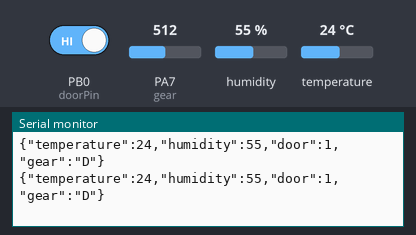
Simulated run of this sketch. Board: STM32 Blue Pill. Parts: the last lines printed to the serial monitor. Inputs (shaded band) come from the test bench; at power-on: humidity 55 %, PB0 (doorPin) HIGH, temperature 24 °C, PA7 (gear) = 512.

Above: at 1.2 s.
1.3 s: humidity set to 22 %
At 2.28 s:
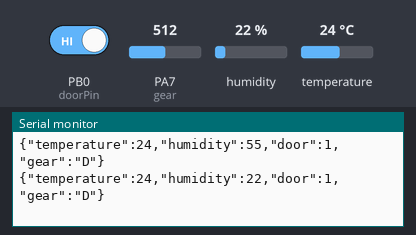
2.8 s: PB0 (doorPin) driven LOW
At 3.04 s:
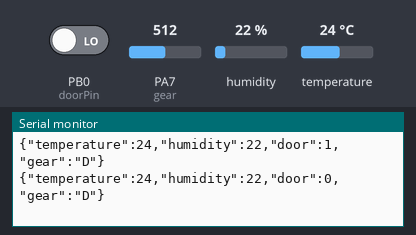
4.3 s: temperature set to 12 °C
At 4.41 s:
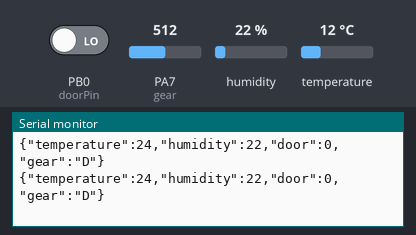
5.8 s: PB0 (doorPin) driven HIGH
At 6.38 s:
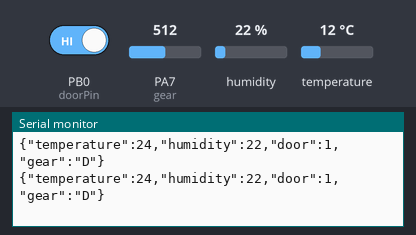
7.3 s: humidity set to 40 %
At 7.45 s:
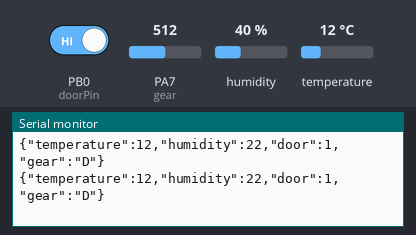
Timing chart, 0 to 9.8 s (numbered marks = the images above; inputs shaded):
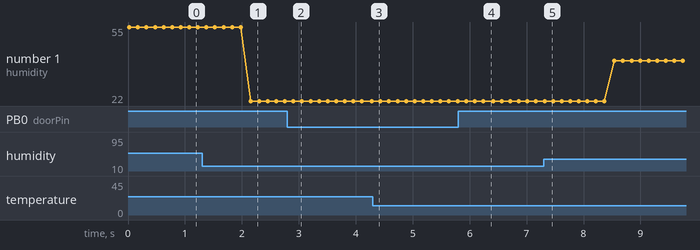

Measured:
- after the input at 1.3 s, the serial monitor: prints a new line after 0.85 s (image 1)
- after the input at 2.8 s, the serial monitor: prints a new line after 0.11 s (image 2)
- after the input at 5.8 s, the serial monitor: prints a new line after 0.14 s (image 4)
- plotted number 1: 55 → 22 after the input at 1.3 s, 22 → 40 after the input at 7.3 s

The sketch:

icar_json.ino
```cpp
#include "DHT.h"
#include <ArduinoJson.h>

#define DHTPIN PA6
#define doorPin PB0
#define gear PA7
#define LedP PA6
#define LedR PA5
#define LedN PA4
#define LedD PA3


#define DHTTYPE DHT11   // DHT 11
String gearSelected = "P";
DHT dht(DHTPIN, DHTTYPE);

void setup() {
  Serial.begin(9600);
  pinMode(gear, INPUT);
  pinMode(doorPin, INPUT_PULLUP);
  dht.begin();
}

void loop() {
  int d = digitalRead(doorPin);
  int h = dht.readHumidity();
  int t = dht.readTemperature();

  // Create a JSON object
  StaticJsonDocument<200> doc;

  // Check if any reads failed and exit early (to try again).
  if (isnan(h) || isnan(t)) {
    doc["temperature"] = String("--");
    doc["humidity"] = "N/A";
    doc["door"] = 1;
  } else {
    doc["temperature"] = t;
    doc["humidity"] = h;
    doc["door"] = d;
  }

  // Determine gear
  int gearValue = analogRead(gear);
  if (gearValue > 50 && gearValue < 800) {
    gearSelected = "D";
  } else if (gearValue > 2000 && gearValue < 2070){
    gearSelected = "N";
  } else if (gearValue > 2700 && gearValue < 2960) {
    gearSelected = "R";
  } else if (gearValue > 3075 && gearValue < 4000) {
    gearSelected = "P";
  }
//  Serial.println(gearSelected);
//  Serial.println(gearValue);
  doc["gear"] = gearSelected;

  // Serialize JSON to a string and send it over serial
  serializeJson(doc, Serial);
  Serial.println();
  delay(150);
}
```
